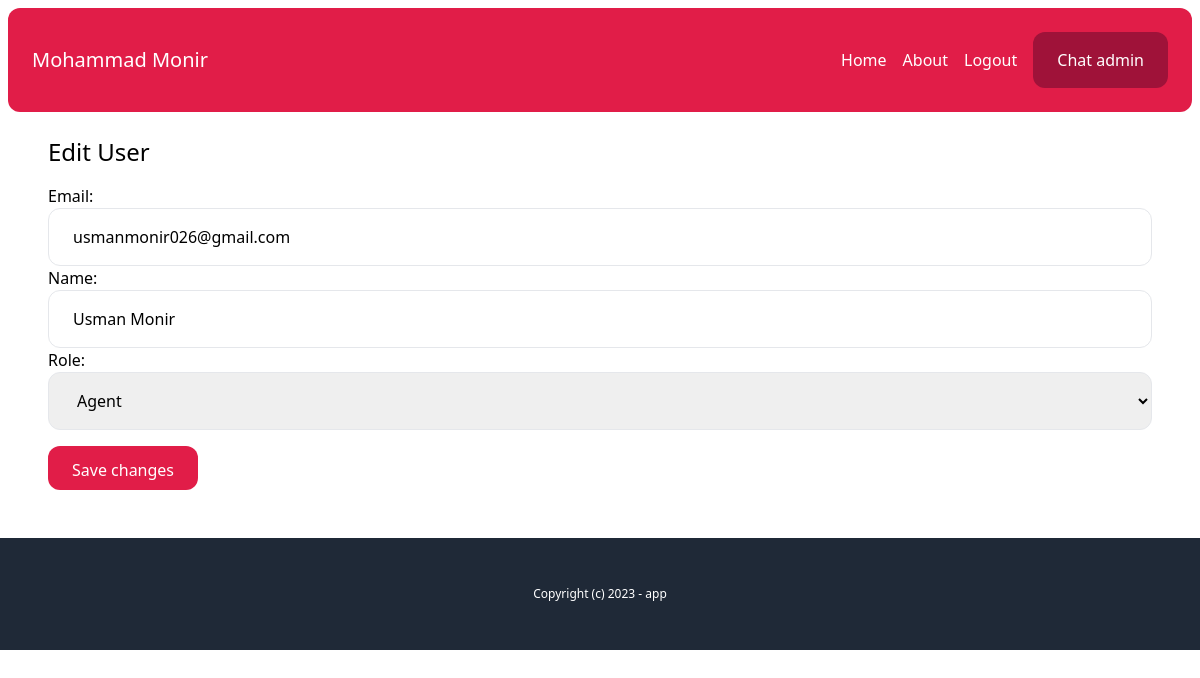
The app's page /chat-admin/users/98b60aa5-52be-469c-bda7-a6fd215e47b4/edit/ (signed in) with its own data.
### account/models.py (models this page shows)
class User(AbstractBaseUser, PermissionsMixin):
    AGENT = 'agent'
    MANAGER = 'manager'
    CUSTOMER = 'customer'
    ROLES_CHOICES = (
        (AGENT, 'Agent'),
        (MANAGER, 'Manager'),
        (CUSTOMER, 'customer'),
    )
    id = models.UUIDField(primary_key=True, default=uuid.uuid4, editable=False)
    email = models.EmailField(unique=True)
    name = models.CharField(max_length=255, blank=True, default='')
    role = models.CharField(max_length=20, choices=ROLES_CHOICES, default=CUSTOMER)
    is_active = models.BooleanField(default=True)
    is_superuser = models.BooleanField(default=False)
    is_staff = models.BooleanField(default=False)
    date_joined = models.DateTimeField(default=timezone.now)
    last_login = models.DateTimeField(blank=True, null=True)
    objects = CustomUserManager()
    USERNAME_FIELD = 'email'
    EMAIL_FIELD = 'email'
    REQUIRED_FIELDS = ['name']

### chat/views.py (the view, shortened to what this page needs)
# urls.py: path('chat-admin/users/<uuid:uuid>/edit/', views.edit_user, name='edit_user'),
@login_required
def edit_user(request, uuid):
    user = User.objects.get(id=uuid)
    form = EditUserForm(instance=user)
    return render(request, 'chat/edit_user.html', {'form': form})

### account/forms.py
class EditUserForm(forms.ModelForm):
    class Meta:
        model = User
        fields = ('email', 'name', 'role',)
        widgets = {
            'email': forms.TextInput(attrs={
                'class': 'w-full py-4 px-6 rounded-xl border'
            }),
            'name': forms.TextInput(attrs={
                'class': 'w-full py-4 px-6 rounded-xl border'
            }),
            'role': forms.Select(attrs={
                'class': 'w-full py-4 px-6 rounded-xl border'
            })
        }

### chat/templates/chat/edit_user.html (shortened to what this page needs)
{% extends 'core/base.html' %}
{%block content %}
    <h1 class="mb-4 text-2xl">Edit User</h1>
    <form method='POST' action='.'>
        {{ form.as_p }}
        <button class="mt-4 pt-3 py-2 px-6 bg-rose-600 text-white rounded-xl">Save changes</button>
    </form>
{% endblock %}

### core/templates/core/base.html (shortened to what this page needs)
{% load static %}
<html>
    <head>
        <link rel="stylesheet" type="text/css" href="{% static 'css/main.min.css' %}">
    </head>
    <body>
        <div class="p-2">
            <nav class="p-6 bg-rose-600 text-white flex justify-between items-center rounded-xl">
                <a href="{% url 'core:index' %}" class="text-xl">{{request.user.name}}</a>
                <div class="flex items-center space-x-4">
                    <a href="{% url 'core:index' %}">Home</a>
                    <a href="{% url 'core:about' %}">About</a>
                    {% if request.user.is_authenticated %}
                        <a href="{% url 'account:logout' %}">Logout</a>
                        <a href="{% url 'chat:chat-admin' %}" class="inline-block py-4 px-6 bg-rose-800 text-white rounded-xl">Chat admin</a>
                    {% else %}
                        <a href="{% url 'account:login' %}"  class="inline-block py-4 px-6 bg-rose-800 text-white rounded-xl">Login</a>
                        <a href="{% url 'account:signup' %}"  class="inline-block py-4 px-6 bg-rose-800 text-white rounded-xl">Sign Up</a>
                    {% endif %}
                </div>
            </nav>
            <main class="max-w-6xl mx-auto p-6">
                {% block content %}
                {% endblock %}
            </main>
        </div>
        <footer class="py-12 px-6 bg-gray-800 text-white text-center text-xs">
            <p>Copyright (c) 2023 - app</p>
        </footer>
    </body>
</html>

### records on screen
User: user.name "Mohammad Monir"
User: email "usmanmonir026@gmail.com", name "Usman Monir", role "Agent"
